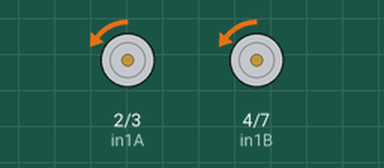
This sketch was run on a simulated Arduino Uno, built with avr-gcc and run on an emulated ATmega328P. On the bench: motor-driver pin pairs drawn as motors (green arrow = first pin HIGH = forward, orange = second pin HIGH = backward, longer = more drive, scaled by the enable pin).

Above: at 0.05 s.
At 0.65 s:
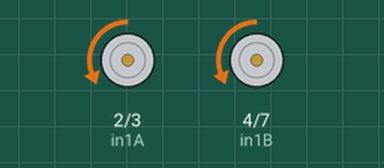
At 1.25 s:
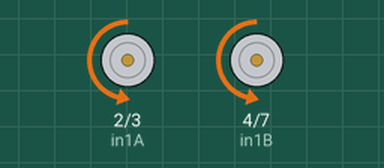
At 2.5 s:
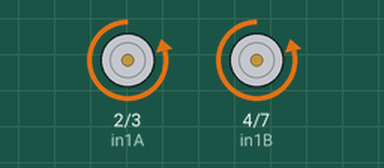
Timing chart, 0 to 5.9 s (numbered marks = the images above):
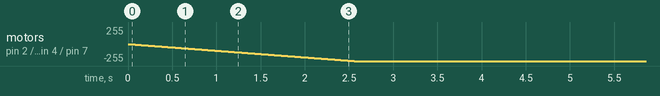

The sketch:

Motor_Driver_Test.ino
```cpp
/*
                         ***************This program is written to test the TB6612FNG dual motor driver module*****************
  We assume that the motor has two polarities (+ve and -ve).
  The connection must be done in such a way that whenever the +ve and -ve terminals of the BO motors are connected to+ve and -ve terminals of the battery respectively it must make a clockwise rotation


  connections:

  Motor driver and motors connection
  MotorA-
  +ve -- A02
  -ve -- A01

  MotorB-
  +ve -- B01
  -ve -- B02

   Motor dirver and Arduino connections
   D2 -- AIN1
   D3 -- AIN2
   D4 -- BIN1
   D5 -- PWMA
   D6 -- PWMB
   D7 -- BIN2
   5V -- VCC
   5V -- STBY
   GND -- GND
   VM -- Battery +ve


   Note: for better visualization of the motor rotations place the MotorA to the left rear and MotorB to the right rear of the frame where both the motors are facing outward.
   This code will do the following rotations

   1. Rotate MotorA forward and MotorB forward

   wait for 10 sec

   2. Rotate MotorA backward and MotorB backward

   wait for 10 sec

   3. Rotate MotorA forward and stop MotorB

   wait for 10 sec

   4. Stop MotorA and rotate MotorB forward

   wait for 10 sec

   5. Rotate MotorA forward and MotorB backward

   wait for 10 sec

   6. Rotate MotorA backward and MotorB forward

*/

// Motor A
int pwmA = 5;
int in1A = 2;
int in2A = 3;

// Motor B
int pwmB = 6;
int in1B = 4;
int in2B = 7;
int del = 10000;

void setup()
{
  // Set all the motor control pins to outputs
  pinMode(pwmA, OUTPUT);
  pinMode(pwmB, OUTPUT);
  pinMode(in1A, OUTPUT);
  pinMode(in2A, OUTPUT);
  pinMode(in1B, OUTPUT);
  pinMode(in2B, OUTPUT);

  // Rotate MotorA and MotorB forward
  for (int i = 0; i <= 255; i++)
  {
    // accelerator values
    analogWrite(pwmA, i);
    analogWrite(pwmB, i);

    // Set Motor A forward
    digitalWrite(in1A, LOW);
    digitalWrite(in2A, HIGH);

    // Set Motor B forward
    digitalWrite(in1B, LOW);
    digitalWrite(in2B, HIGH);
    delay(10);
  }

  delay(del);

  // Rotate MotorA and MotorB backward
  for (int i = 0; i <= 255; i++)
  {
    // accelerator values
    analogWrite(pwmA, i);
    analogWrite(pwmB, i);

    // Set Motor A backward
    digitalWrite(in1A, HIGH);
    digitalWrite(in2A, LOW);

    // Set Motor B backward
    digitalWrite(in1B, HIGH);
    digitalWrite(in2B, LOW);
    delay(10);
  }

  delay(del); // 10 sec delay

  // Rotate MotorA forward and stop MotorB
  for (int i = 0; i <= 255; i++)
  {
    // accelerator values
    analogWrite(pwmA, i);
    analogWrite(pwmB, i);

    // Set Motor A forward
    digitalWrite(in1A, LOW);
    digitalWrite(in2A, HIGH);

    // Stop motor B
    digitalWrite(in1B, LOW);
    digitalWrite(in2B, LOW);
    delay(10);
  }

  delay(del);

  // Rotate MotorB forward and stop MotorA
  for (int i = 0; i <= 255; i++)
  {
    // accelerator values
    analogWrite(pwmA, i);
    analogWrite(pwmB, i);

    // Stop Motor A
    digitalWrite(in1A, LOW);
    digitalWrite(in2A, LOW);

    //Set Motor B forward
    digitalWrite(in1B, LOW);
    digitalWrite(in2B, HIGH);
    delay(10);
  }

  delay(del);

  // Rotate MotorA forward and MotorB backward
  for (int i = 0; i <= 255; i++)
  {
    // accelerator values
    analogWrite(pwmA, i);
    analogWrite(pwmB, i);

    // Set Motor A forward
    digitalWrite(in1A, LOW);
    digitalWrite(in2A, HIGH);

    //Set Motor B backward
    digitalWrite(in1B, HIGH);
    digitalWrite(in2B, LOW);
    delay(10);
  }

  delay(del);

  // Rotate MotorB forward and MotorA backward
  for (int i = 0; i <= 255; i++)
  {
    // accelerator values
    analogWrite(pwmA, i);
    analogWrite(pwmB, i);

    // Set MotorA backward
    digitalWrite(in1A, HIGH);
    digitalWrite(in2A, LOW);

    //Set MotorB forward
    digitalWrite(in1B, LOW);
    digitalWrite(in2B, HIGH);
    delay(10);
  }

  delay(del);

  // stop all the motors
  digitalWrite(in1A, LOW);
  digitalWrite(in2A, LOW);
  digitalWrite(in1B, LOW);
  digitalWrite(in2B, LOW);
}

void loop()
{

}
```
